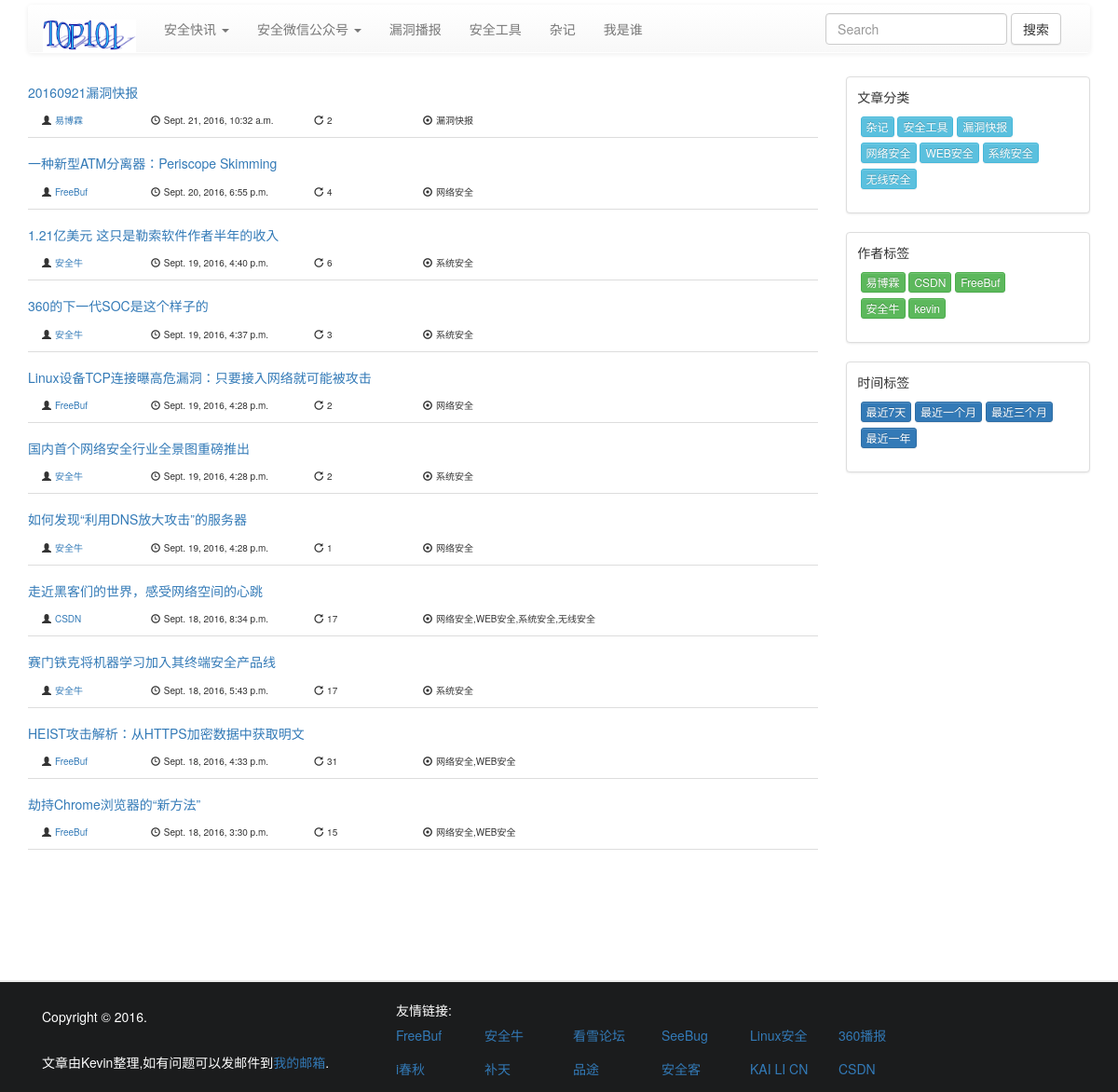
The page /blog/ on the database as committed earlier.
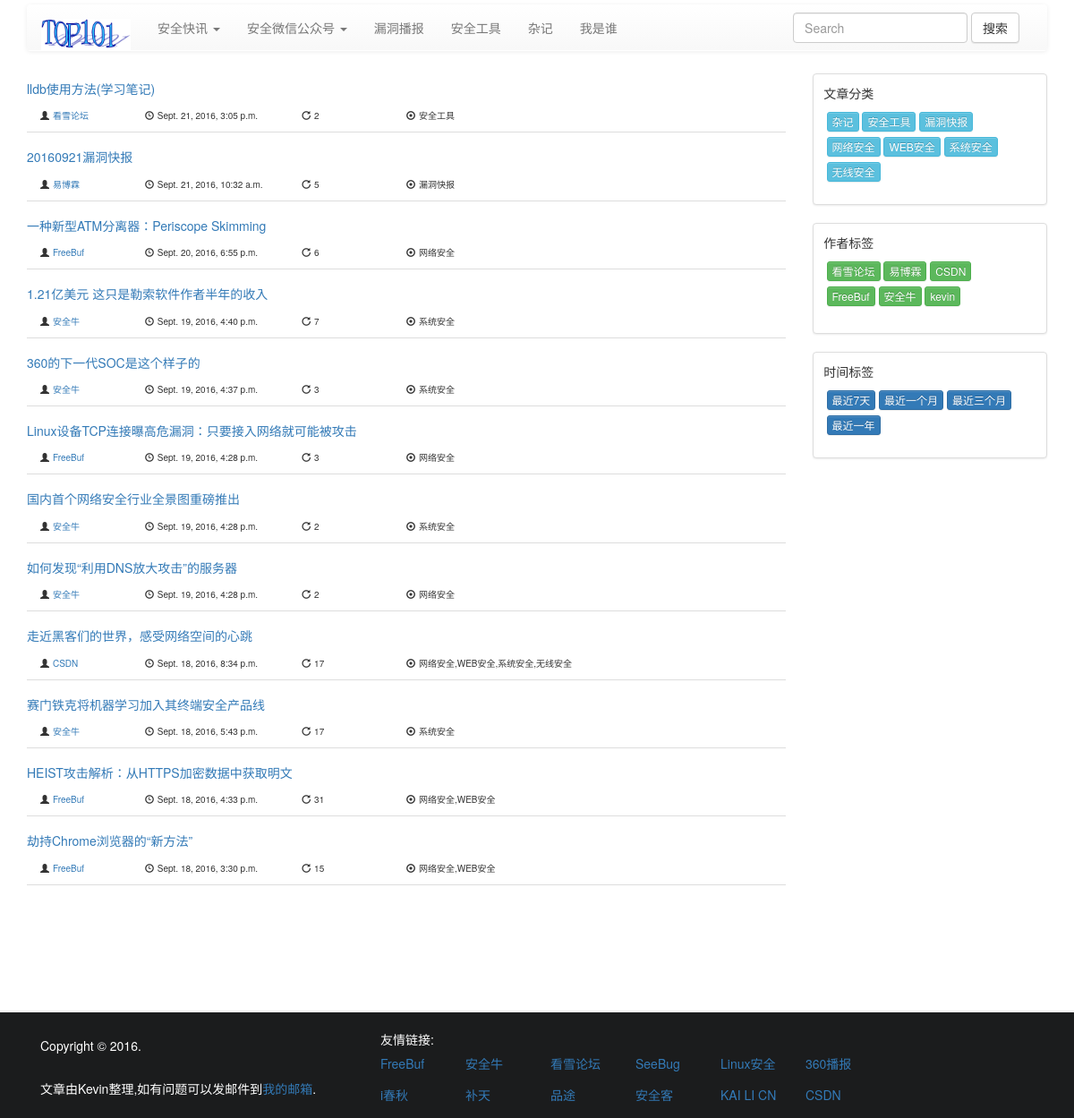
The same page on the database as committed later.
### beeblog/models.py (models this page shows, shortened)
class CommonModel(models.Model):
    id = models.BigAutoField(primary_key=True)
    created = models.DateTimeField(verbose_name='创建时间',
                                   default=now)
    updated = models.DateTimeField(verbose_name='修改时间',
                                   default=None, blank=True,
                                   null=True)
    is_valid = models.BooleanField(verbose_name='是否有效',
                                   default=True)
    objects = models.Manager()
    query_objects = BaseManager()
    class Meta:
        abstract = True

class Article(CommonModel):
    title = models.CharField(verbose_name='文章标题', max_length=100)
    author = models.ForeignKey(Author, on_delete=models.CASCADE,
                               verbose_name='作者')
    categories = models.ManyToManyField(Category,
                                        verbose_name='文章分类')
    tread = models.BigIntegerField(default=0, verbose_name='踩')
    support = models.BigIntegerField(default=0, verbose_name='赞')
    views = models.BigIntegerField(default=0, verbose_name='浏览数')
    content = RichTextUploadingField(verbose_name='文章内容')
    class Meta:
        verbose_name = '文章'
        verbose_name_plural = '文章'
        ordering = ('-created',)

class Author(CommonModel):
    name = models.CharField(verbose_name='作者名称', max_length=100)
    url = models.CharField(verbose_name='作者链接', max_length=200)
    avatar = models.ImageField(verbose_name='作者头像',
                               blank=True, null=True, upload_to=get_file_path)
    now = now()
    directory_string_var = 'avatars/%s/%s/%s/' % (now.year, now.month,
                                                  now.day)
    def avatar_tag(self):
        img_path = settings.MEDIA_URL + '{}'.format(self.avatar)
        return '<img src= "{}" style="width:150px; height:150px;"/>'.format(
            img_path)
    avatar_tag.short_description = '头像预览'
    avatar_tag.allow_tags = True
    class Meta:
        verbose_name = '作者'
        verbose_name_plural = '作者'
        ordering = ('-created',)

class Category(CommonModel):
    category_text = models.CharField(verbose_name='分类名称',
                                     max_length=20)
    sub_category = models.SmallIntegerField(verbose_name='自分类',
                                            default=1)
    class Meta:
        verbose_name = '文章分类'
        verbose_name_plural = '文章分类'
        ordering = ('-created',)
    def __str__(self):
        return self.category_text

### beeblog/views.py (the view)
def index_view(request):
    articles = Article.query_objects.all()[:PER_PAGE]
    return my_render(request, 'beeblog/index.html', {
        'articles': articles
    })

### beeblog/models.py (called while the page is built)
    def get_queryset(self):
        return super().get_queryset().filter(is_valid=True)

### beeblog/templatetags/beeblog_extras.py (called while the page is built)
@register.filter(name='mod')
def mod(value, arg):
    try:
        return int(value) % int(arg)
    except:
        return None

### beeblog/views.py (called while the page is built)
def my_render(request, template, kwargs):
    if 'categories' not in kwargs:
        kwargs['categories'] = Category.query_objects.all()
    if 'authors' not in kwargs:
        kwargs['authors'] = Author.query_objects.all()
    return render(request, template, kwargs)

### beeblog/templates/beeblog/index.html (shortened to what the changed rows need)
<!DOCTYPE html>
<html lang="en">
<head>
    <link rel="stylesheet" href="http://cdn.bootcss.com/bootstrap/3.3.7/css/bootstrap-theme.min.css">
    <link rel="stylesheet" href="http://cdn.bootcss.com/bootstrap/3.3.7/css/bootstrap.min.css">
    <link rel="stylesheet" href="/media/css/main.css">
</head>
<body>
{% load beeblog_extras %}
<div id="wrapper">
    <div id="content" class="container">
        {% block content %}
            <div class="row">
                <div class="col-md-9">
                    {% block article %}
                        {% for article in articles %}
                            {% include 'beeblog/article_header.html' %}
                        {% endfor %}
                    {% endblock %}
                </div>
                <div class="col-md-3">
                    <div class="thumbnail">
                        <nav class="navbar" role="navigation">
                            <div class="search_tag">
                                {% for c in categories %}
                                    <a class="btn btn-info btn-xs" href="/blog/category/{{ c.id }}/">
                                        {{ c.category_text }}
                                    </a>
                                {% endfor %}
                            </div>
                        </nav>
                    </div>
                    <div class="thumbnail">
                        <nav class="navbar" role="navigation">
                            <div class="search_tag">
                                {% for a in authors %}
                                    <a class="btn btn-success btn-xs" href="/blog/author/{{ a.id }}/">
                                        {{ a.name }}
                                    </a>
                                {% endfor %}
                            </div>
                        </nav>
                    </div>
                </div>
            </div>
        {% endblock %}
    </div>
</div>
</body>
</html>

### beeblog/templates/beeblog/article_header.html
<div class="row">
    <div class="col-md-12">
        <h5><a href="/blog/{{ article.id }}">{{ article.title }}</a></h5>
    </div>
</div>
<div class="row" id="article-header">
    <div class="col-md-10">
        <div class="col-md-2">
            <span class="glyphicon glyphicon-user"></span>
            <span><a href="{{ article.author.url }}">{{ article.author.name }}</a></span>
        </div>
        <div class="col-md-3">
            <span class="glyphicon glyphicon-time"></span>
            <span>{{ article.created }}</span>
        </div>
        <div class="col-md-2">
            <span class="glyphicon glyphicon-repeat"></span>
            <span>{{ article.views }}</span>
        </div>
        <div class="col-md-5">
            <span class="glyphicon glyphicon-record"></span>
            <span>{{ article.categories.all|join:',' }}</span>
        </div>
    </div>
</div>
<hr>

Rows that differ between the two databases and show on the page:
added Article: title "lldb使用方法(学习笔记)", author.name "看雪论坛", created "Sept. 21, 2016, 3:05 p.m.", views "2", categories.all "安全工具"
changed Article "20160921漏洞快报": views "2" → "5"
changed Article "一种新型ATM分离器：Periscope Skimming": views "4" → "6"
changed Article "1.21亿美元 这只是勒索软件作者半年的收入": views "6" → "7"
changed Article "Linux设备TCP连接曝高危漏洞：只要接入网络就可能被攻击": views "2" → "3"
changed Article "如何发现“利用DNS放大攻击”的服务器": views "1" → "2"
added Author: name "看雪论坛"
